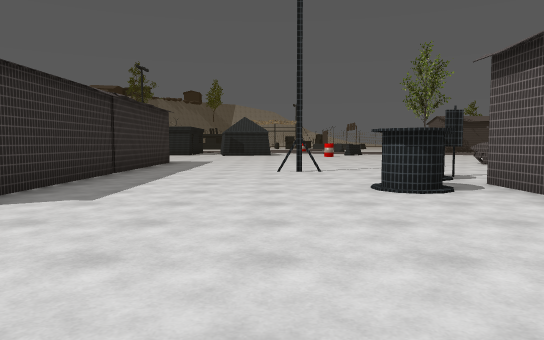
View 1 (above)

24 first-person views from a walk through a 3-D level made in the Unity game engine. The camera is 1.3 m above the floor, tilts 4° down and sees 70° across. The floor is counted in squares, 2 m on a side. Each view is taken from the middle of a square. On the plan, view 1 faces up. The plan holds only what a view shows up to about 11 squares ahead; the rest is blank. The place goes on beyond the plan. The player character is not drawn. Some surface patterns are stand-ins.

View 2
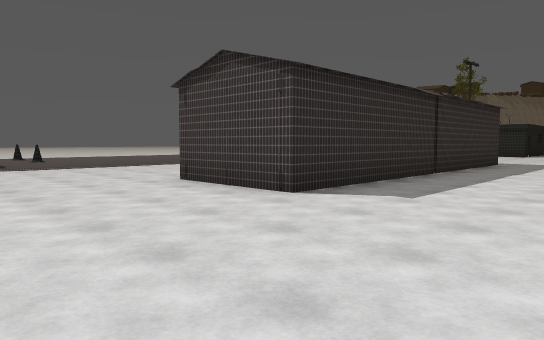

View 3
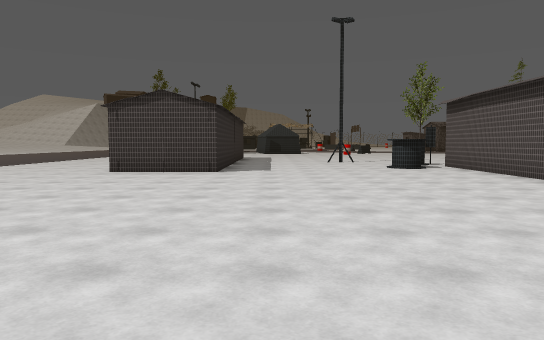

View 4
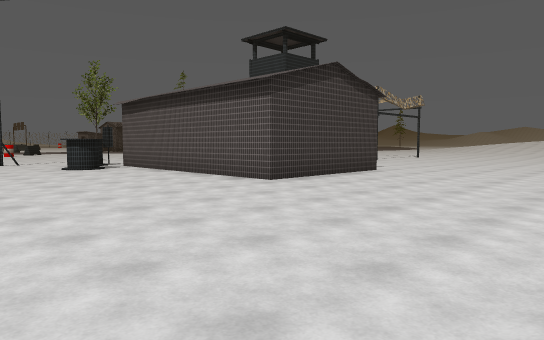

View 5
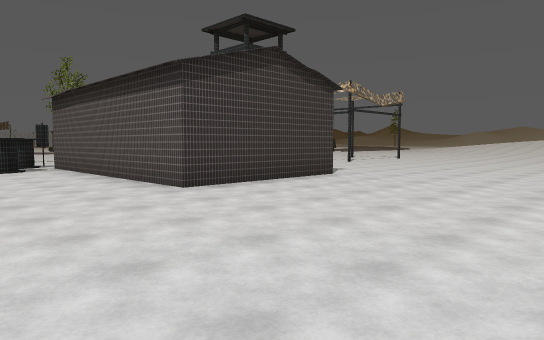

View 6
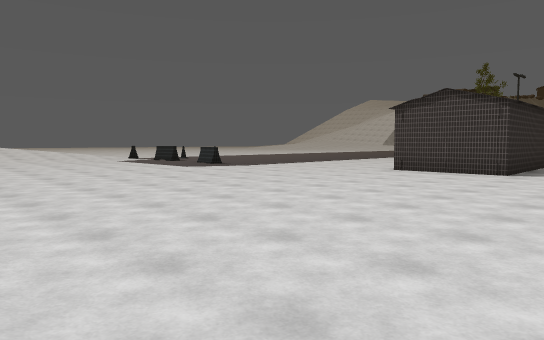

View 7
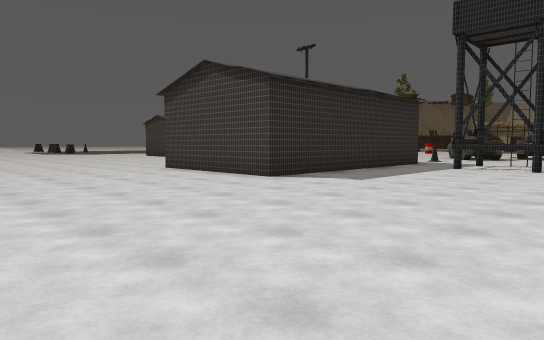

View 8
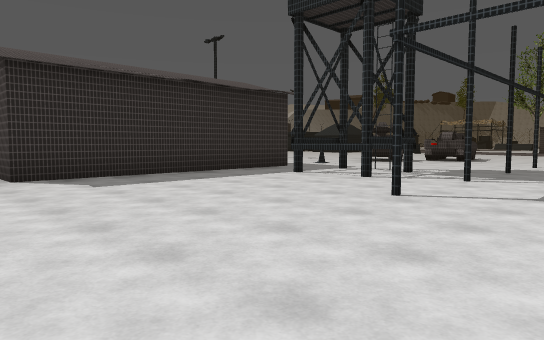

View 9
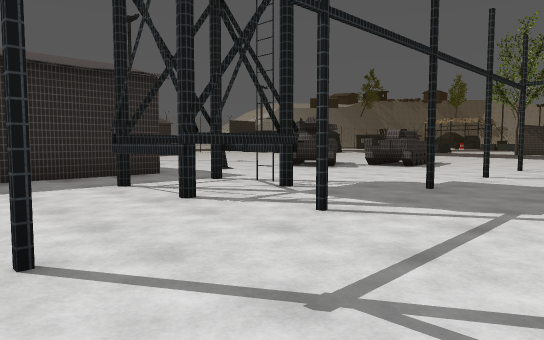

View 10
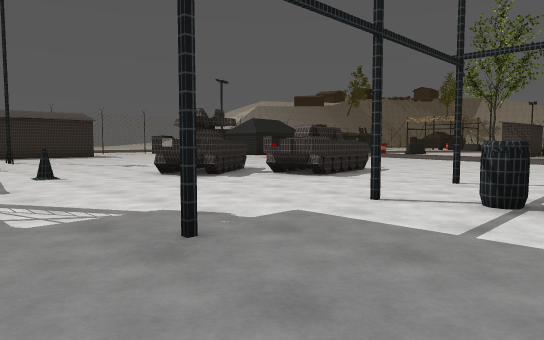

View 11
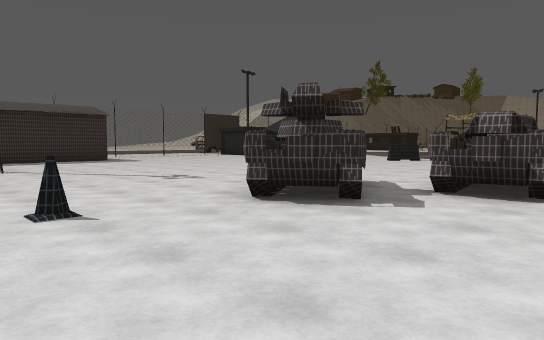

View 12
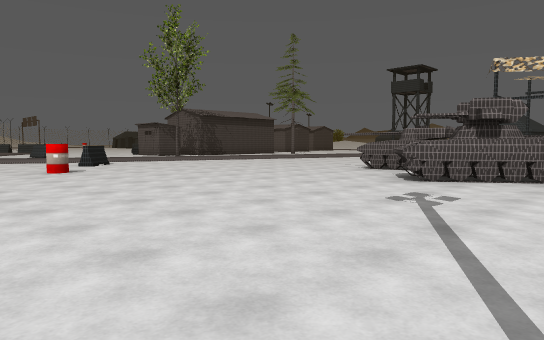

View 13
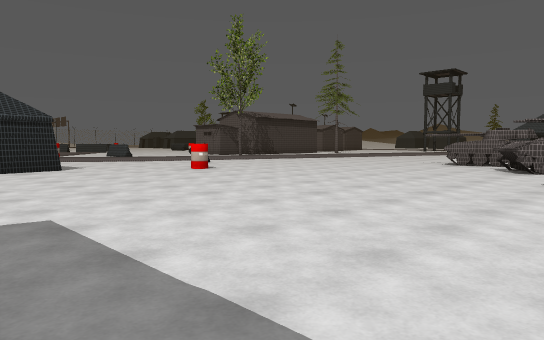

View 14
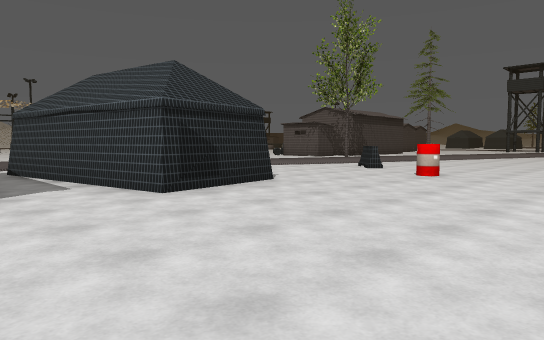

View 15
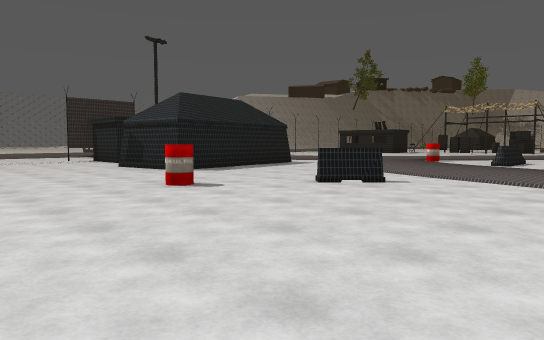

View 16
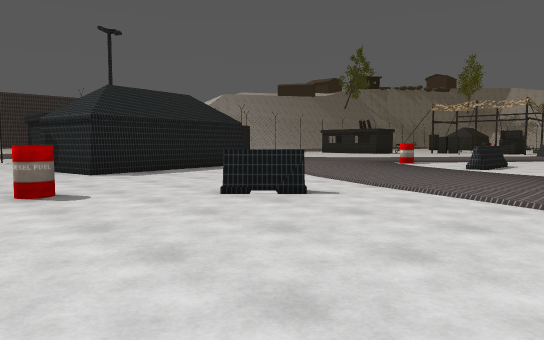

View 17
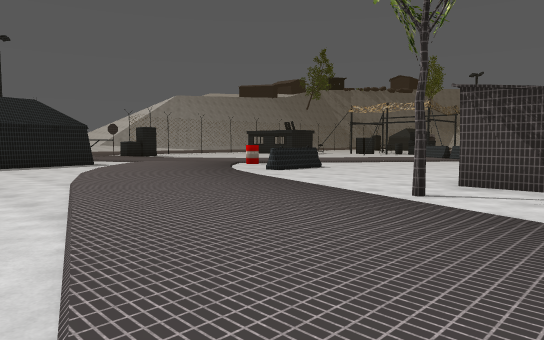

View 18
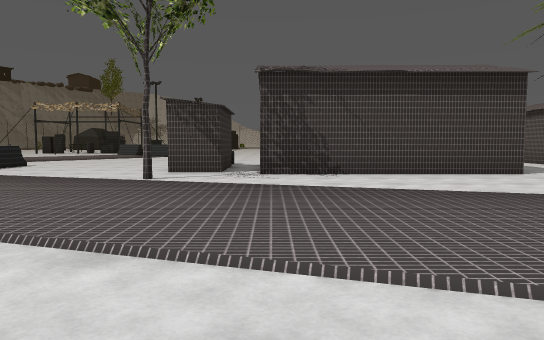

View 19
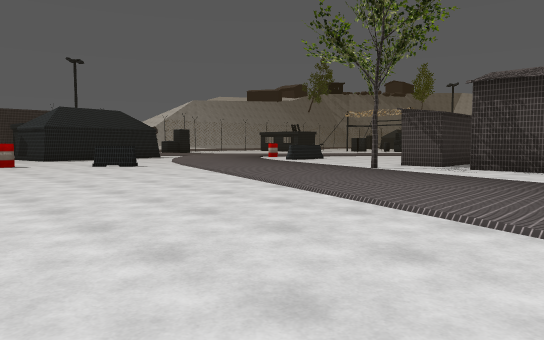

View 20
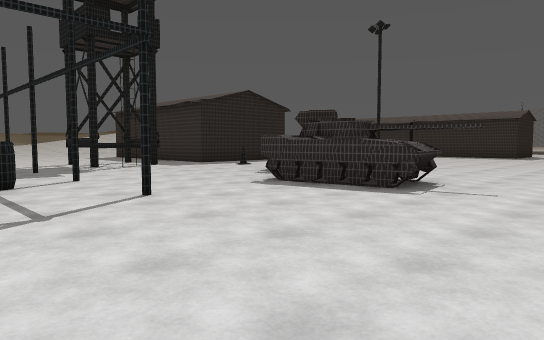

View 21
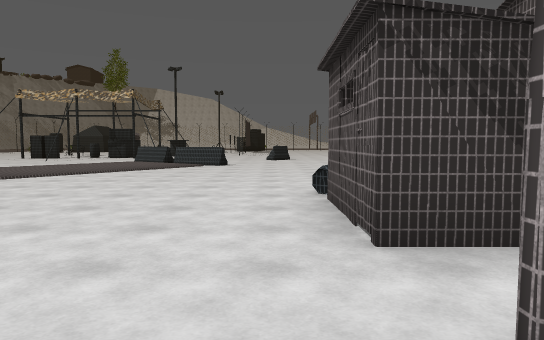

View 22
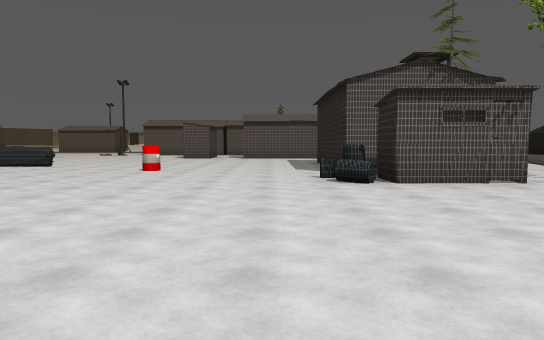

View 23
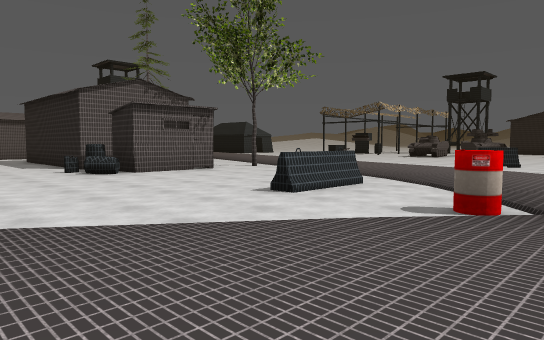

View 24
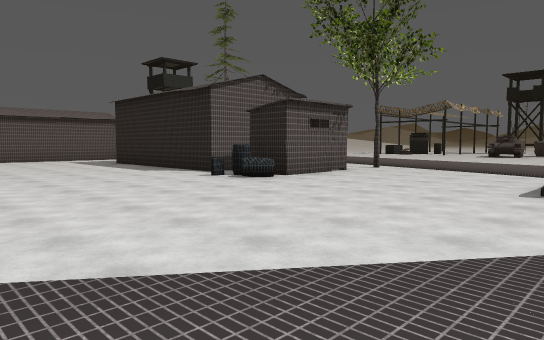

### Floor plan
Key: @ floor where view 1 was taken; # wall or solid block; . main floor; : floor 0.25 m higher than the main floor; / step, stairs or slope; = window, fence, low wall or low ledge; ^ raised ledge; B barrel.
Columns run from 11 left of view 1 to 15 right of it. Each row starts with its distance up from view 1.
 35              .............
 34              ...........B.
 33             ...............
 32             ...............
 31             ...............
 30             .........=....
 29              B.......#####
 28              ...=....###
 27              .../....###
 26             ...........####
 25             .........#.....
 24         ### ......... .....
 23         # #................
 22         # ##...............
 21        .#.##...#..........
 20        .####..............
 19        ....................
 18       ........B............
 17       .....................
 16       .....................
 15       .....................
 14          ...........^^.....
 13         ............##..#.
 12        #..........^^^^....
 11        #..........##.....#
 10        #...........^....#.
  9        #....#..............
  8        #..........#........
  7        #......#. .......#..
  6        #.......#  #..##....
  5 .....  #.......#  #...#.#..
  4 .....###.......#  #........
  3 ...............#  #.....#..
  2 ...............#  #........
  1   .............#  #........
  0  ..........@...####........
 -1 :..........................
 -2 ::.........................
 -3 ::.......................
 -4 ::.......................
 -5   .......................
 -6        ////////      ....

Positions as (right, up) in squares from view 1, and headings:
1: (0, 0), facing up
2: (0, 0), facing up-left
3: (-2, -6), facing up
4: (-2, -6), facing up-right
5: (0, -6), facing up-right
6: (-1, -6), facing up-left
7: (13, -6), facing up-left
8: (15, -2), facing up-left
9: (15, 2), facing up-left
10: (15, 6), facing up-left
11: (11, 7), facing up-left
12: (0, 9), facing up-right
13: (-3, 10), facing up-right
14: (-5, 15), facing up-right
15: (8, 15), facing up-left
16: (8, 17), facing up-left
17: (12, 20), facing up-left
18: (12, 18), facing up
19: (15, 16), facing up-left
20: (15, 17), facing down-left
21: (9, 24), facing up
22: (3, 31), facing right
23: (1, 33), facing down-right
24: (4, 35), facing down-right
